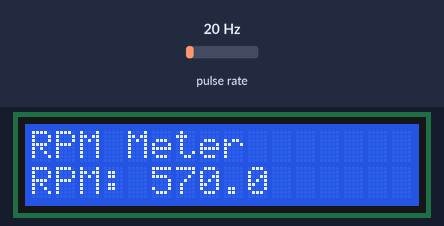
Recording of a sketch running on a simulated Arduino Uno, built with avr-gcc and run on an emulated ATmega328P. Shown: 16×2 character LCD. Wiring (inferred from the names in the program): pulse sensor: data pin 2. Inputs (shaded band) come from the test bench; at power-on: pulse rate 20 Hz.

Above: at 1.6 s.
1.7 s: pulse rate (sensor on pin 2) set to 4 Hz
At 3.7 s:
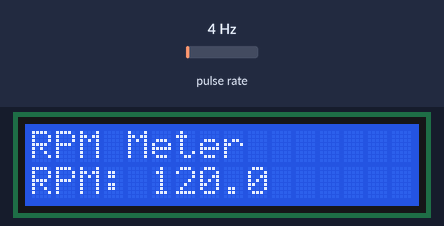
4.5 s: pulse rate (sensor on pin 2) set to 50 Hz
At 7.2 s:
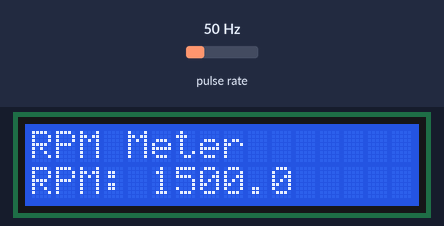
7.5 s: pulse rate (sensor on pin 2) set to 100 Hz
At 9.5 s:
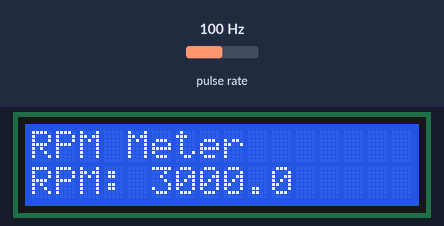
Timing chart, 0 to 11.0 s (numbered marks = the images above; inputs shaded):
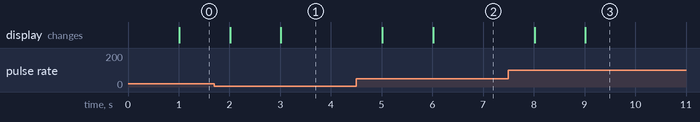

Measured:
- after the input at 1.7 s, the display: first changes after 0.32 s (image 1 shows a later state)
- after the input at 4.5 s, the display: first changes after 0.51 s (image 2 shows a later state)
- after the input at 7.5 s, the display: first changes after 0.52 s (image 3 shows a later state)

The sketch:

rpm_meter.ino.ino
```cpp
#include <Wire.h>
#include <LiquidCrystal_I2C.h>

// Constants
const int HALL_SENSOR_PIN = 2;
const unsigned long UPDATE_INTERVAL = 1000; // Update interval in milliseconds
const int LCD_ADDRESS = 0x3F;
const int LCD_COLUMNS = 16;
const int LCD_ROWS = 2;

// Global variables
volatile unsigned long pulseCount = 0;
unsigned long lastUpdateTime = 0;
float rpm = 0;

// LCD object
LiquidCrystal_I2C lcd(LCD_ADDRESS, LCD_COLUMNS, LCD_ROWS);

// Function prototypes
void initializeLCD();
void initializeHallSensor();
void updateRPM();
void displayRPM();

void countPulse() {
  pulseCount++;
}

void setup() {
  initializeLCD();
  initializeHallSensor();
}

void loop() {
  unsigned long currentTime = millis();

  if (currentTime - lastUpdateTime >= UPDATE_INTERVAL) {
    updateRPM();
    displayRPM();
    lastUpdateTime = currentTime;
  }
}

void initializeLCD() {
  lcd.init();
  lcd.backlight();
  lcd.setCursor(0, 0);
  lcd.print("RPM Meter");
}

void initializeHallSensor() {
  pinMode(HALL_SENSOR_PIN, INPUT_PULLUP);
  attachInterrupt(digitalPinToInterrupt(HALL_SENSOR_PIN), countPulse, FALLING);
}

void updateRPM() {
  noInterrupts();
  unsigned long currentPulseCount = pulseCount;
  pulseCount = 0;
  interrupts();

  unsigned long elapsedTime = millis() - lastUpdateTime;
  rpm = (currentPulseCount / 2.0) * (60000.0 / elapsedTime);
}

void displayRPM() {
  lcd.setCursor(0, 1);
  lcd.print("RPM: ");
  lcd.print(rpm, 1);  // Display RPM with one decimal place
  lcd.print("    "); // Clear any remaining characters
}
```
